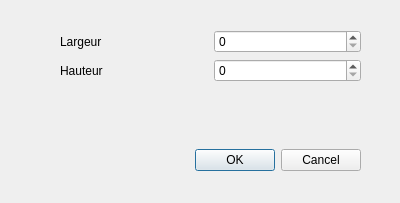
<?xml version="1.0" encoding="UTF-8"?>
<ui version="4.0">
 <class>Dialog</class>
 <widget class="QDialog" name="Dialog">
  <property name="geometry">
   <rect>
    <x>0</x>
    <y>0</y>
    <width>400</width>
    <height>203</height>
   </rect>
  </property>
  <property name="windowTitle">
   <string>Dialog</string>
  </property>
  <widget class="QWidget" name="">
   <property name="geometry">
    <rect>
     <x>60</x>
     <y>30</y>
     <width>301</width>
     <height>141</height>
    </rect>
   </property>
   <layout class="QVBoxLayout" name="verticalLayout">
    <item>
     <layout class="QGridLayout" name="gridLayout">
      <item row="1" column="1">
       <widget class="QSpinBox" name="spinBox_2">
        <property name="maximum">
         <number>4000</number>
        </property>
       </widget>
      </item>
      <item row="0" column="0">
       <widget class="QLabel" name="label">
        <property name="text">
         <string>Largeur</string>
        </property>
       </widget>
      </item>
      <item row="1" column="0">
       <widget class="QLabel" name="label_2">
        <property name="text">
         <string>Hauteur </string>
        </property>
       </widget>
      </item>
      <item row="0" column="1">
       <widget class="QSpinBox" name="spinBox">
        <property name="maximum">
         <number>4000</number>
        </property>
       </widget>
      </item>
      <item row="2" column="1">
       <spacer name="verticalSpacer">
        <property name="orientation">
         <enum>Qt::Vertical</enum>
        </property>
        <property name="sizeHint" stdset="0">
         <size>
          <width>20</width>
          <height>40</height>
         </size>
        </property>
       </spacer>
      </item>
     </layout>
    </item>
    <item>
     <widget class="QDialogButtonBox" name="buttonBox">
      <property name="orientation">
       <enum>Qt::Horizontal</enum>
      </property>
      <property name="standardButtons">
       <set>QDialogButtonBox::Cancel|QDialogButtonBox::Ok</set>
      </property>
     </widget>
    </item>
   </layout>
  </widget>
 </widget>
 <resources/>
 <connections>
  <connection>
   <sender>buttonBox</sender>
   <signal>accepted()</signal>
   <receiver>Dialog</receiver>
   <slot>accept()</slot>
   <hints>
    <hint type="sourcelabel">
     <x>248</x>
     <y>254</y>
    </hint>
    <hint type="destinationlabel">
     <x>157</x>
     <y>274</y>
    </hint>
   </hints>
  </connection>
  <connection>
   <sender>buttonBox</sender>
   <signal>rejected()</signal>
   <receiver>Dialog</receiver>
   <slot>reject()</slot>
   <hints>
    <hint type="sourcelabel">
     <x>316</x>
     <y>260</y>
    </hint>
    <hint type="destinationlabel">
     <x>286</x>
     <y>274</y>
    </hint>
   </hints>
  </connection>
 </connections>
</ui>
